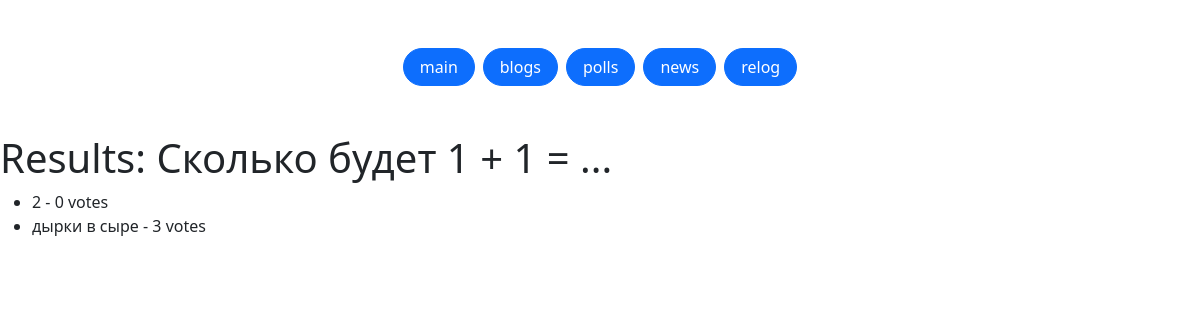
Page /polls/polls/3/results/ on the earlier database version.
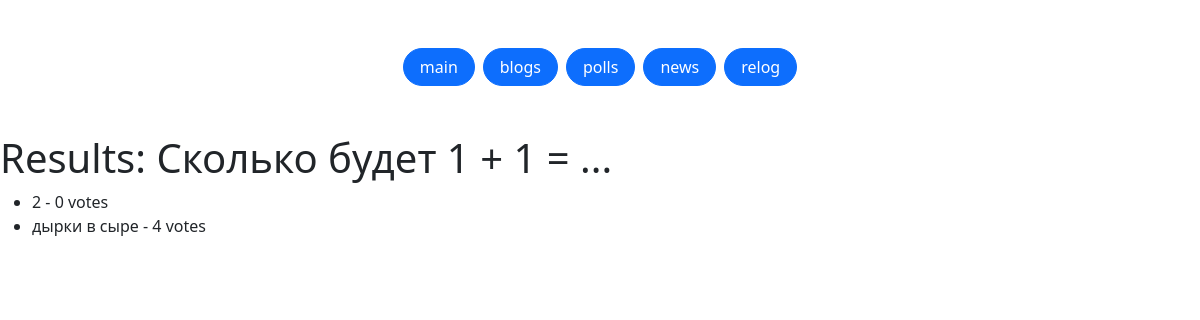
Same page on the later database version.
### polls/models.py (models this page shows, shortened)
class Choice(models.Model):
    question = models.ForeignKey(Question, on_delete=models.CASCADE)
    choice_text = models.CharField(max_length=200)
    votes = models.IntegerField(default=0)

### polls/views.py (the view)
# urls.py: path('polls/<int:question_id>/results/', views.results, name='results'),
def results(request, question_id):
    menus = Menu.objects.all().order_by('order')
    question = get_object_or_404(Question, pk=question_id)
    return render(request, 'polls/results.html', {'question': question, 'menus': menus})

### templates/polls/results.html (shortened to what this page needs)
<!DOCTYPE html>
<html lang="en">
<head>
    <link rel="stylesheet" href="https://cdn.jsdelivr.net/npm/bootstrap@5.2.3/dist/css/bootstrap.min.css">
</head>
<body>
    <div class="d-flex gap-2 justify-content-center py-5">
        {% for menu in menus %}
      <a href="/{{ menu.title }}/" class="btn btn-primary rounded-pill px-3">{{ menu.title }}</a>
        {% endfor %}
    </div>
<h1>Results: {{ question.question_text }}</h1>
    <ul>
    {% for choice in question.choice_set.all %}
        <li>{{ choice.choice_text }} - {{ choice.votes }} vote{{ choice.votes|pluralize }}</li>
    {% endfor %}
    </ul>
</body>
</html>

Differences in the rows shown:
changed Choice "дырки в сыре": votes "3" → "4"
